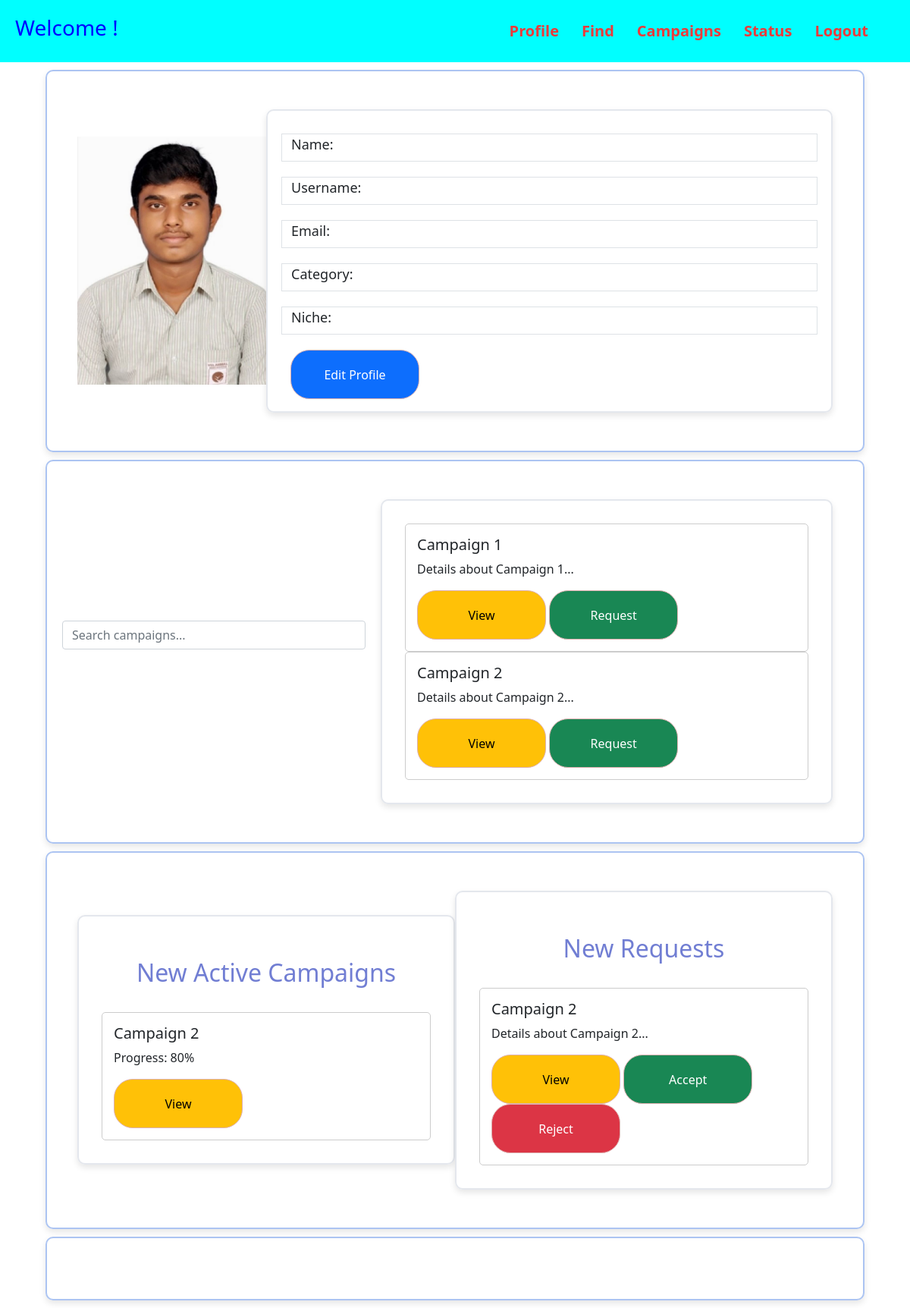
/influencer_dashboard/1, run on an earlier commit of the app's database.
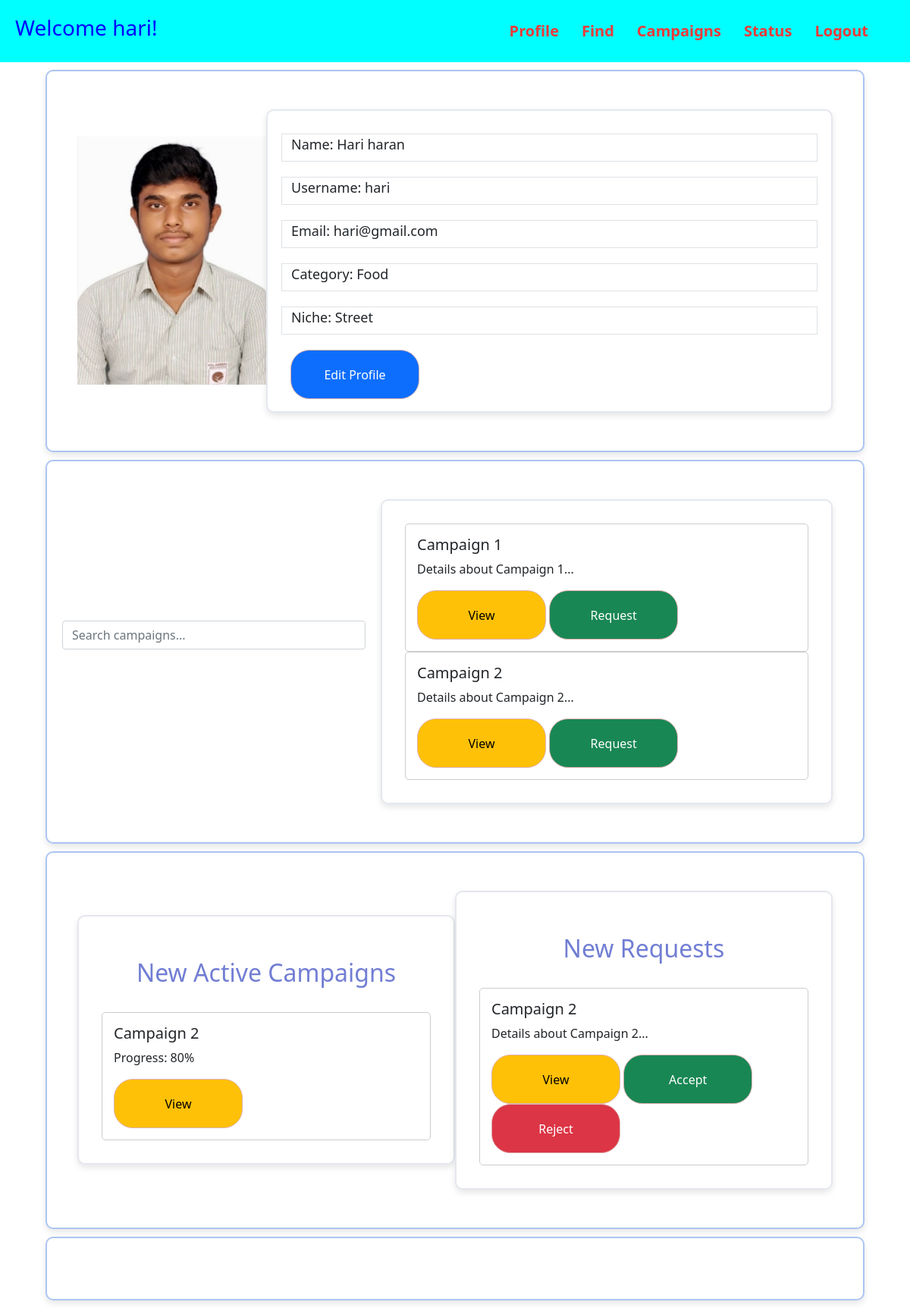
And on a later commit of the database.
### application/models.py (models this page shows)
class Influencers(db.Model):
    __tablename__= 'influencer'
    id = db.Column(db.Integer, primary_key=True, autoincrement=True, nullable = False, unique = True)
    fname = db.Column(db.String, nullable = False)
    lname = db.Column(db.String, nullable = False)
    city = db.Column(db.String, nullable = False)
    username = db.Column(db.String, nullable = False, unique = True)
    category  = db.Column(db.String, nullable = False)
    niche  = db.Column(db.String, nullable = False)
    email = db.Column(db.Integer, nullable = False)
    password = db.Column(db.String, nullable = False)

### application/controllers.py (the view)
@app.route("/influencer_dashboard/<int:uid>",methods=["GET","POST"])
def influencer_dashboard(uid):
    influencer = Influencers.query.filter_by(id = uid).first()
    return render_template("influencer_dashboard.html",d=influencer)

### templates/influencer_dashboard.html (shortened to what this page needs)
<!DOCTYPE html>
<html lang="en">
    <head>
        <link href="https://cdn.jsdelivr.net/npm/bootstrap@5.1.0/dist/css/bootstrap.min.css" rel="stylesheet">
        <link rel="stylesheet" type="text/css" href="{{ url_for('static', filename='css/dashboard.css') }}"/>
    </head>
    <body>
        <header>
            <div class="Pic">
                <h3>Welcome {{d.username}}!</h3>
            </div>
            <nav>
                <ul>
                    <li><a href="#profile" id="Profile">Profile</a></li>
                    <li><a href="#find" id="Find">Find</a></li>
                    <li><a href="#campaigns" id="Campaigns">Campaigns</a></li>
                    <li><a href="#status" id="Status">Status</a></li>
                    <li><a href="/users" id="logout">Logout</a></li>
                </ul>
            </nav>
        </header>
        <div class="container" id="profile">
            <div class="logo">
                <img src="{{ url_for('static', filename='images/HARI2.jpg') }}" alt="profile pic">
            </div>
            <div class = "details">
                    <div class="row border">
                        <label for="name" class="form-label">Name: {{d.fname}} {{d.lname}}</label>
                    </div>
                    <div class="row border">
                        <label for="username" class="form-label">Username: {{d.username}}</label>
                    </div>
                    <div class="row border">
                        <label for="email" class="form-label">Email: {{d.email}}</label>
                    </div>
                    <div class="row border">
                        <label for="category" class="form-label">Category: {{d.category}}</label>
                    </div>
                    <div class="row border">
                        <label for="niche" class="form-label">Niche: {{d.niche}}</label>
                    </div>
                    <a class="btn btn-primary" href="#" role="button" id="rcorner">Edit Profile</a>
            </div>
        </div>
        <div class="container" id="find">
            <div class="search-box">
                <input type="text" class="form-control" placeholder="Search campaigns..."><br>
            </div>
            <div class="campaigns">
                <div class="campaign">
                    <h5>Campaign 1</h5>
                    <p>Details about Campaign 1...</p>
                    <a class="btn btn-warning" href="#" role="button" id="rcorner">View</a>
                    <a class="btn btn-success" href="#" role="button" id="rcorner">Request</a>
                </div>
                <div class="campaign">
                    <h5>Campaign 2</h5>
                    <p>Details about Campaign 2...</p>
                    <a class="btn btn-warning" href="#" role="button" id="rcorner">View</a>
                    <a class="btn btn-success" href="#" role="button" id="rcorner">Request</a>
                </div>
            </div>
        </div>
        <div class="container" id="campaigns">
            <div class="campaigns">
                <h2>New Active Campaigns</h2>
                <div class="campaign">
                    <h5>Campaign 2</h5>
                    <p>Progress: 80%</p>
                    <a class="btn btn-warning" href="#" role="button" id="rcorner">View</a>
                </div>
            </div>
            <div class="campaigns">
                <h2>New Requests</h2>
                <div class="campaign">
                    <h5>Campaign 2</h5>
                    <p>Details about Campaign 2...</p>
                    <a class="btn btn-warning" href="#" role="button" id="rcorner">View</a>
                    <a class="btn btn-success" href="#" role="button" id="rcorner">Accept</a>
                    <a class="btn btn-danger" href="#" role="button" id="rcorner">Reject</a>
                </div>
            </div>
        </div>
        <div class="container" id="status">
        </div>
    </body>
</html>

### static/css/dashboard.css (style rules this page uses)
h3 { text-align: center; color: blue; }
h2 { text-align: center; color: blue; }
header { width: 100%; padding: 20px; background-color: aqua; color: #fff; display: flex; justify-content: space-between; align-items: center; animation: fadeIn 2s ease-in-out; }
nav { margin-right: 20px; }
nav ul { list-style: none; padding: 0; margin: 0; display: flex; }
nav ul li { margin: 0 15px; }
h2 { text-align: center; color: rgb(113, 126, 211); padding: 25px; }
nav ul li a { color: #ec3a3a; text-decoration: none; font-size: 20px; font-weight: bold; transition: color 0.3s; }
.container { width: 90%; max-width: 1400px; border: 2px solid rgba(90, 138, 229, 0.5); background-color: rgba(255, 255, 255, 0.8); padding: 40px; margin: 10px auto; box-shadow: 0 4px 8px rgba(0, 0, 0, 0.1); border-radius: 10px; position: relative; display: flex;; align-items: center; height: auto; }
.details { width: 90%; height: 400px; max-width: 900px; border: 2px solid rgba(201, 207, 219, 0.5); background-color: rgba(255, 255, 255, 0.8); padding: 30px; margin: 10px auto; box-shadow: 0 4px 8px rgba(0, 0, 0, 0.1); border-radius: 10px; position: relative; align-items: center; }
.logo { flex: 0 0 25%; display: flex; align-items: center; justify-content: flex-start; }
.logo img { width: 100%; max-width: none; }
.row { margin-bottom: 20px; }
.form-label { font-size: large; }
#New, #Cancel,#Cancel2, #showcampaign,#findinfluencer, #rcorner { border-radius: 25px; padding: 20px; width: 170px; height: 65px; border-color: #ddafaf; }
#find .search-box { margin-bottom: 20px; width: 100%; max-width: 400px; }
.showcampaigns, .showexistingcampaigns, .campaigns { width: 90%; height: auto; max-width: 900px; border: 2px solid rgba(201, 207, 219, 0.5); background-color: rgba(255, 255, 255, 0.8); padding: 30px; margin: 10px auto; box-shadow: 0 4px 8px rgba(0, 0, 0, 0.1); border-radius: 10px; position: relative; align-items: center; flex-direction: column; }
.campaign { padding: 15px; border: 1px solid #ccc; border-radius: 5px; margin-left: auto; }
.search-box { margin-right: 10px 0; right: 20px; position: relative; align-items: center; flex-direction: column; }

What changed in the data, as far as the page shows it:
added Influencers: username "hari", fname "Hari", lname "haran", email "hari@gmail.com", category "Food", niche "Street"
